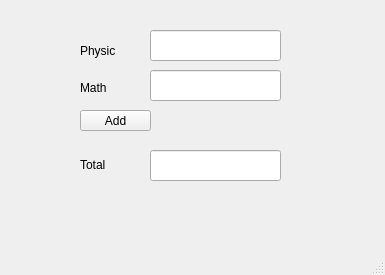
<?xml version="1.0" encoding="UTF-8"?>
<ui version="4.0">
 <class>MainWindow</class>
 <widget class="QMainWindow" name="MainWindow">
  <property name="geometry">
   <rect>
    <x>0</x>
    <y>0</y>
    <width>385</width>
    <height>275</height>
   </rect>
  </property>
  <property name="font">
   <font>
    <pointsize>8</pointsize>
   </font>
  </property>
  <property name="windowTitle">
   <string>MainWindow</string>
  </property>
  <widget class="QWidget" name="centralwidget">
   <widget class="QLineEdit" name="lineEdit">
    <property name="geometry">
     <rect>
      <x>150</x>
      <y>30</y>
      <width>131</width>
      <height>31</height>
     </rect>
    </property>
    <property name="font">
     <font>
      <pointsize>9</pointsize>
     </font>
    </property>
   </widget>
   <widget class="QLabel" name="label">
    <property name="geometry">
     <rect>
      <x>80</x>
      <y>40</y>
      <width>41</width>
      <height>21</height>
     </rect>
    </property>
    <property name="font">
     <font>
      <pointsize>9</pointsize>
     </font>
    </property>
    <property name="text">
     <string>Physic</string>
    </property>
   </widget>
   <widget class="QLineEdit" name="lineEdit_2">
    <property name="geometry">
     <rect>
      <x>150</x>
      <y>70</y>
      <width>131</width>
      <height>31</height>
     </rect>
    </property>
    <property name="font">
     <font>
      <pointsize>9</pointsize>
     </font>
    </property>
   </widget>
   <widget class="QLabel" name="label_2">
    <property name="geometry">
     <rect>
      <x>80</x>
      <y>80</y>
      <width>41</width>
      <height>16</height>
     </rect>
    </property>
    <property name="font">
     <font>
      <pointsize>9</pointsize>
     </font>
    </property>
    <property name="text">
     <string>Math</string>
    </property>
   </widget>
   <widget class="QLineEdit" name="lineEdit_3">
    <property name="geometry">
     <rect>
      <x>150</x>
      <y>150</y>
      <width>131</width>
      <height>31</height>
     </rect>
    </property>
    <property name="font">
     <font>
      <pointsize>9</pointsize>
     </font>
    </property>
   </widget>
   <widget class="QLabel" name="label_3">
    <property name="geometry">
     <rect>
      <x>80</x>
      <y>160</y>
      <width>35</width>
      <height>10</height>
     </rect>
    </property>
    <property name="font">
     <font>
      <pointsize>9</pointsize>
     </font>
    </property>
    <property name="text">
     <string>Total</string>
    </property>
   </widget>
   <widget class="QPushButton" name="pushButton">
    <property name="geometry">
     <rect>
      <x>80</x>
      <y>110</y>
      <width>71</width>
      <height>21</height>
     </rect>
    </property>
    <property name="font">
     <font>
      <pointsize>9</pointsize>
     </font>
    </property>
    <property name="text">
     <string>Add</string>
    </property>
   </widget>
  </widget>
  <widget class="QMenuBar" name="menubar">
   <property name="geometry">
    <rect>
     <x>0</x>
     <y>0</y>
     <width>385</width>
     <height>19</height>
    </rect>
   </property>
  </widget>
  <widget class="QStatusBar" name="statusbar"/>
 </widget>
 <resources/>
 <connections/>
</ui>
